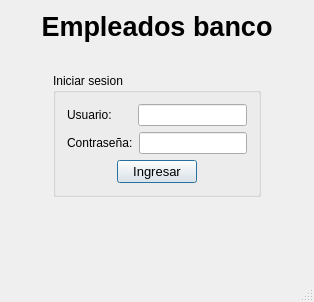
<?xml version="1.0" encoding="UTF-8"?>
<ui version="4.0">
 <class>MainWindow</class>
 <widget class="QMainWindow" name="MainWindow">
  <property name="geometry">
   <rect>
    <x>0</x>
    <y>0</y>
    <width>314</width>
    <height>302</height>
   </rect>
  </property>
  <property name="windowTitle">
   <string>MainWindow</string>
  </property>
  <widget class="QWidget" name="centralWidget">
   <layout class="QVBoxLayout" name="verticalLayout_4">
    <item>
     <layout class="QVBoxLayout" name="verticalLayout_3">
      <item>
       <widget class="QLabel" name="label">
        <property name="font">
         <font>
          <pointsize>20</pointsize>
          <weight>75</weight>
          <bold>true</bold>
         </font>
        </property>
        <property name="text">
         <string>Empleados banco</string>
        </property>
        <property name="alignment">
         <set>Qt::AlignCenter</set>
        </property>
       </widget>
      </item>
      <item>
       <spacer name="verticalSpacer">
        <property name="orientation">
         <enum>Qt::Vertical</enum>
        </property>
        <property name="sizeHint" stdset="0">
         <size>
          <width>20</width>
          <height>40</height>
         </size>
        </property>
       </spacer>
      </item>
     </layout>
    </item>
    <item>
     <layout class="QHBoxLayout" name="horizontalLayout_4">
      <item>
       <spacer name="horizontalSpacer_3">
        <property name="orientation">
         <enum>Qt::Horizontal</enum>
        </property>
        <property name="sizeHint" stdset="0">
         <size>
          <width>40</width>
          <height>20</height>
         </size>
        </property>
       </spacer>
      </item>
      <item>
       <widget class="QGroupBox" name="groupBox">
        <property name="title">
         <string>Iniciar sesion</string>
        </property>
        <layout class="QVBoxLayout" name="verticalLayout">
         <item>
          <layout class="QHBoxLayout" name="horizontalLayout_2">
           <item>
            <widget class="QLabel" name="label_2">
             <property name="text">
              <string>Usuario:      </string>
             </property>
            </widget>
           </item>
           <item>
            <widget class="QLineEdit" name="txt_usuario">
             <property name="text">
              <string/>
             </property>
            </widget>
           </item>
          </layout>
         </item>
         <item>
          <layout class="QHBoxLayout" name="horizontalLayout">
           <item>
            <widget class="QLabel" name="label_3">
             <property name="text">
              <string>Contraseña:</string>
             </property>
            </widget>
           </item>
           <item>
            <widget class="QLineEdit" name="txt_contra">
             <property name="toolTip">
              <string/>
             </property>
             <property name="text">
              <string/>
             </property>
             <property name="echoMode">
              <enum>QLineEdit::Password</enum>
             </property>
            </widget>
           </item>
          </layout>
         </item>
         <item>
          <layout class="QHBoxLayout" name="horizontalLayout_3">
           <item>
            <spacer name="horizontalSpacer">
             <property name="orientation">
              <enum>Qt::Horizontal</enum>
             </property>
             <property name="sizeHint" stdset="0">
              <size>
               <width>40</width>
               <height>20</height>
              </size>
             </property>
            </spacer>
           </item>
           <item>
            <widget class="QPushButton" name="pushButton">
             <property name="font">
              <font>
               <pointsize>10</pointsize>
              </font>
             </property>
             <property name="text">
              <string>Ingresar</string>
             </property>
             <property name="default">
              <bool>true</bool>
             </property>
            </widget>
           </item>
           <item>
            <spacer name="horizontalSpacer_2">
             <property name="orientation">
              <enum>Qt::Horizontal</enum>
             </property>
             <property name="sizeHint" stdset="0">
              <size>
               <width>40</width>
               <height>20</height>
              </size>
             </property>
            </spacer>
           </item>
          </layout>
         </item>
        </layout>
       </widget>
      </item>
      <item>
       <spacer name="horizontalSpacer_4">
        <property name="orientation">
         <enum>Qt::Horizontal</enum>
        </property>
        <property name="sizeHint" stdset="0">
         <size>
          <width>40</width>
          <height>20</height>
         </size>
        </property>
       </spacer>
      </item>
     </layout>
    </item>
    <item>
     <layout class="QHBoxLayout" name="horizontalLayout_5">
      <item>
       <spacer name="horizontalSpacer_6">
        <property name="orientation">
         <enum>Qt::Horizontal</enum>
        </property>
        <property name="sizeHint" stdset="0">
         <size>
          <width>40</width>
          <height>20</height>
         </size>
        </property>
       </spacer>
      </item>
      <item>
       <widget class="QLabel" name="lbl_resultadoLogin">
        <property name="text">
         <string/>
        </property>
       </widget>
      </item>
      <item>
       <spacer name="horizontalSpacer_5">
        <property name="orientation">
         <enum>Qt::Horizontal</enum>
        </property>
        <property name="sizeHint" stdset="0">
         <size>
          <width>40</width>
          <height>20</height>
         </size>
        </property>
       </spacer>
      </item>
     </layout>
    </item>
    <item>
     <spacer name="verticalSpacer_2">
      <property name="orientation">
       <enum>Qt::Vertical</enum>
      </property>
      <property name="sizeHint" stdset="0">
       <size>
        <width>20</width>
        <height>40</height>
       </size>
      </property>
     </spacer>
    </item>
    <item>
     <widget class="QLabel" name="lbl_hora">
      <property name="text">
       <string/>
      </property>
     </widget>
    </item>
   </layout>
  </widget>
  <widget class="QStatusBar" name="statusBar"/>
 </widget>
 <layoutdefault spacing="6" margin="11"/>
 <resources/>
 <connections/>
</ui>
